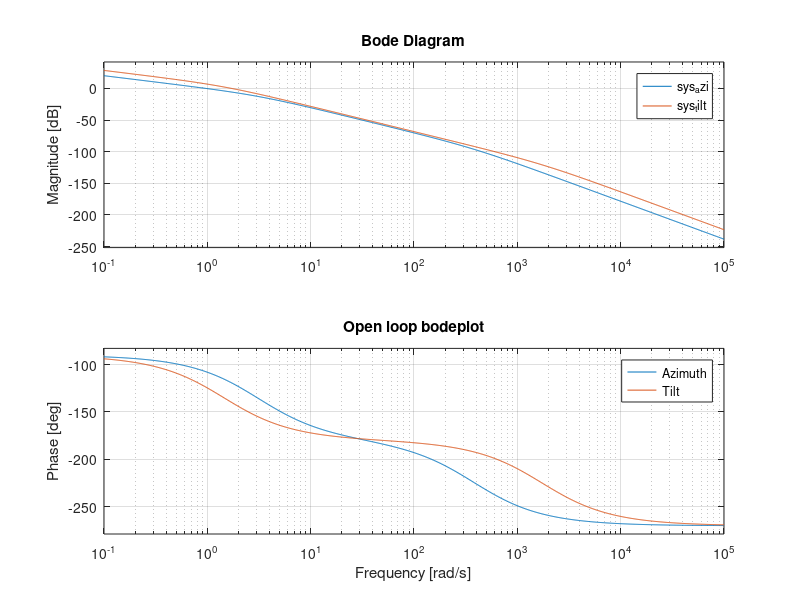

Write the MATLAB code that produced this figure. (Note: this script raises an error after producing the figure.)
%% bodeplot
clc
close all;
clear all;

s=tf('s');
sys_azi=(17.63*10^3)/(s*((7.73*s+3.97)*(724.31+1.88*s)+17.63*810.90));
sys_tilt=(404.91* 10^3)/(s*((15.44*s + 5.16)*(6.73* 10^3 + 3.87*s) + 404.91*285.57));

figure;
bode(sys_azi, sys_tilt)
title('Open loop bodeplot');
legend('Azimuth', 'Tilt');

%% zoomed bodeplot

h=bodeplot(sys_azi, sys_tilt);

%Zoom
axesHandles = findall(h,'type','axes');

magAx = axesHandles(1);
phaseAx = axesHandles(2); 

ylim(magAx, [-40, 10]);
xlim(magAx, [1 15]);
xlim(phaseAx, [1 15]);
ylim(phaseAx, [-180,-90]);
title("Open loop zoomed")
legend('Azimuth', 'Tilt');


%% P-controller
d_azi=24.83;
d_tilt=4.32;

CL_azi=(d_azi*sys_azi)/(1+d_azi*sys_azi);
CL_tilt=(d_tilt*sys_tilt)/(1+d_tilt*sys_tilt);

figure;
step(CL_azi, CL_tilt, RespConfig('StepAmplitude', 90));
title('Closed loop step response');
legend('Azimuth', 'Tilt');

%% time until accurate within specs - Kindly sponsered by ChatGPT

% --- Tolerancer (grader) ---
tol_azi_deg  = 9.17e-3;     % tolerance for azimuth i grader
tol_tilt_deg = 4.58e-3;      % tolerance for tilt i grader

Amp = 90;                  % step amplitude (grader)

% ============================================================
% Helperfunktion (simpel & sikker i MATLAB)
% ============================================================
function Ts = settling_time(y, t, tol_deg)
    
    y_end = y(end);
    within_tol = abs(y - y_end) <= tol_deg;

    % suffix_all(i) = true hvis alle samples fra i..end ligger indenfor tol
    suffix_all = flipud(cummin(flipud(within_tol)));

    k = find(suffix_all, 1, 'first');
    if isempty(k)
        Ts = NaN;
    else
        Ts = t(k);
    end
end
% ============================================================
% --- AZIMUTH ---
% ============================================================
[y_azi, t_azi] = step(Amp * CL_azi);
Ts_azi = settling_time(y_azi, t_azi, tol_azi_deg);

% ============================================================
% --- TILT ---
% ============================================================
[y_tilt, t_tilt] = step(Amp * CL_tilt);
Ts_tilt = settling_time(y_tilt, t_tilt, tol_tilt_deg);

% ============================================================
% --- Resultater ---
% ============================================================
disp(['Settling time (azi)  to ±' num2str(tol_azi_deg)  ' deg: ' num2str(Ts_azi)  ' s']);
disp(['Settling time (tilt) to ±' num2str(tol_tilt_deg) ' deg: ' num2str(Ts_tilt) ' s']);

% ============================================================
% --- Plot (med korrekte tolerancer) ---
% ============================================================
figure;

subplot(2,1,1)
plot(t_azi, y_azi); hold on
yline(y_azi(end) + tol_azi_deg,'--'); 
yline(y_azi(end) - tol_azi_deg,'--');
xline(Ts_azi,'r--');
title('Azimuth response (deg)'); grid on
legend('y_{azi}','upper tol','lower tol','Ts','Location','best')

subplot(2,1,2)
plot(t_tilt, y_tilt); hold on
yline(y_tilt(end) + tol_tilt_deg,'--'); 
yline(y_tilt(end) - tol_tilt_deg,'--');
xline(Ts_tilt,'r--');
title('Tilt response (deg)'); grid on
legend('y_{tilt}','upper tol','lower tol','Ts','Location','best')
